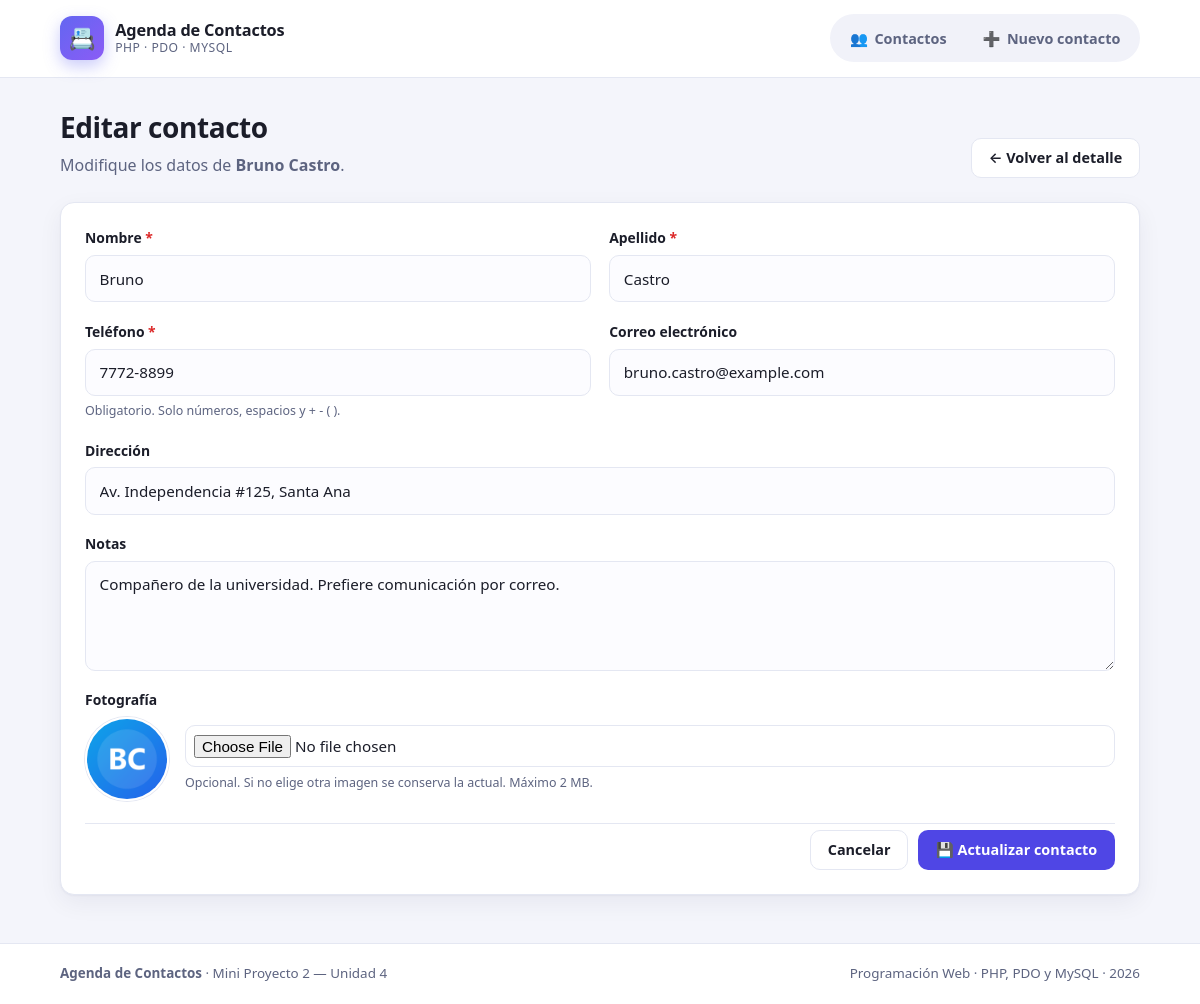
The page /editar.php?id=2 on the database its author committed.
### tables this page shows
CREATE TABLE contactos (
    id             INT UNSIGNED NOT NULL AUTO_INCREMENT,
    nombre         VARCHAR(100)  NOT NULL,
    apellido       VARCHAR(100)  NOT NULL,
    telefono       VARCHAR(30)   NOT NULL,
    foto           VARCHAR(255)  NOT NULL,
    email          VARCHAR(150)  DEFAULT NULL,
    direccion      VARCHAR(255)  DEFAULT NULL,
    notas          TEXT          DEFAULT NULL,
    creado_en      TIMESTAMP     NOT NULL DEFAULT CURRENT_TIMESTAMP,
    actualizado_en TIMESTAMP     NOT NULL DEFAULT CURRENT_TIMESTAMP
                                 ON UPDATE CURRENT_TIMESTAMP,
    PRIMARY KEY (id),
    KEY idx_nombre_apellido (nombre, apellido),
    KEY idx_telefono (telefono),
    KEY idx_email (email)
);

### includes/funciones.php (called while the page is built, shortened)
<?php
function e(mixed $valor): string
{
    return htmlspecialchars((string) $valor, ENT_QUOTES | ENT_SUBSTITUTE, 'UTF-8');
}
function viejo(string $campo, string $porDefecto = ''): string
{
    return (string) ($_SESSION['form_old'][$campo] ?? $porDefecto);
}
function obtener_contacto(PDO $pdo, int $id): ?array
{
    $stmt = $pdo->prepare(
        'SELECT id, nombre, apellido, telefono, email, direccion, notas, foto, creado_en
           FROM contactos
          WHERE id = :id
          LIMIT 1'
    );
    $stmt->execute([':id' => $id]);
    $contacto = $stmt->fetch();
    return $contacto ?: null;
}
function leer_id(mixed $valor): int
{
    return filter_var($valor, FILTER_VALIDATE_INT, ['options' => ['min_range' => 1]]) ?: 0;
}

### editar.php (the view, shortened to what this page needs)
<?php
require_once __DIR__ . '/config/db.php';
require_once __DIR__ . '/includes/funciones.php';
$id = leer_id($_GET['id'] ?? null);
$contacto = obtener_contacto($pdo, $id);
$errores = errores_formulario();
$valor = static fn (string $campo): string => viejo($campo, (string) ($contacto[$campo] ?? ''));
require __DIR__ . '/includes/header.php';
?>
<div class="encabezado-pagina">
    <div>
        <h1>Editar contacto</h1>
        <p>Modifique los datos de <strong><?= e($contacto['nombre'] . ' ' . $contacto['apellido']) ?></strong>.</p>
    </div>
    <a class="boton boton--secundario" href="ver.php?id=<?= (int) $contacto['id'] ?>">← Volver al detalle</a>
</div>
<div class="tarjeta">
    <form class="formulario" action="actualizar.php" method="post" enctype="multipart/form-data" novalidate>
        <div class="formulario__rejilla">
            <div class="campo">
                <label for="nombre">Nombre <span class="obligatorio">*</span></label>
                <input type="text" id="nombre" name="nombre" value="<?= e($valor('nombre')) ?>"
                       maxlength="100" required autocomplete="given-name"
                       <?= isset($errores['nombre']) ? 'aria-invalid="true"' : '' ?>>
            </div>
            <div class="campo">
                <label for="apellido">Apellido <span class="obligatorio">*</span></label>
                <input type="text" id="apellido" name="apellido" value="<?= e($valor('apellido')) ?>"
                       maxlength="100" required autocomplete="family-name"
                       <?= isset($errores['apellido']) ? 'aria-invalid="true"' : '' ?>>
            </div>
            <div class="campo">
                <label for="telefono">Teléfono <span class="obligatorio">*</span></label>
                <input type="tel" id="telefono" name="telefono" value="<?= e($valor('telefono')) ?>"
                       maxlength="30" required autocomplete="tel"
                       pattern="[0-9+\-()\s]{7,30}"
                       title="Entre 7 y 30 caracteres: números, espacios y los signos + - ( )"
                       <?= isset($errores['telefono']) ? 'aria-invalid="true"' : '' ?>>
                <p class="campo__ayuda">Obligatorio. Solo números, espacios y + - ( ).</p>
            </div>
            <div class="campo">
                <label for="email">Correo electrónico</label>
                <input type="email" id="email" name="email" value="<?= e($valor('email')) ?>"
                       maxlength="150" autocomplete="email"
                       <?= isset($errores['email']) ? 'aria-invalid="true"' : '' ?>>
            </div>
            <div class="campo campo--ancho">
                <label for="direccion">Dirección</label>
                <input type="text" id="direccion" name="direccion" value="<?= e($valor('direccion')) ?>"
                       maxlength="255" autocomplete="street-address">
            </div>
            <div class="campo campo--ancho">
                <label for="notas">Notas</label>
                <textarea id="notas" name="notas" maxlength="2000"><?= e($valor('notas')) ?></textarea>
            </div>
            <div class="campo campo--ancho">
                <label for="foto">Fotografía</label>
                <div class="vista-foto">
                    <img src="<?= e(URL_ARCHIVOS . $contacto['foto']) ?>"
                         alt="Fotografía actual de <?= e($contacto['nombre']) ?>" width="84" height="84">
                    <div class="campo">
                        <input type="file" id="foto" name="foto"
                               accept="image/jpeg,image/png,image/webp,image/gif"
                               <?= isset($errores['foto']) ? 'aria-invalid="true"' : '' ?>>
                        <p class="campo__ayuda">Opcional. Si no elige otra imagen se conserva la actual. Máximo 2 MB.</p>
                    </div>
                </div>
            </div>
        </div>
        <div class="formulario__acciones">
            <a class="boton boton--secundario" href="ver.php?id=<?= (int) $contacto['id'] ?>">Cancelar</a>
            <button class="boton" type="submit">💾 Actualizar contacto</button>
        </div>
    </form>
</div>
<?php require __DIR__ . '/includes/footer.php'; ?>

### css/styles.css (style rules this page uses)
:root { --primario: #4f46e5; --primario-oscuro: #4338ca; --primario-suave: #eef2ff; --texto: #1b1d29; --texto-suave: #5d6480; --fondo: #f4f5fb; --superficie: #ffffff; --borde: #e4e7f2; --exito: #047857; --exito-suave: #ecfdf5; --error: #b91c1c; --error-suave: #fef2f2; --info: #1d4ed8; --info-suave: #eff6ff; --radio: 14px; --radio-sm: 10px; --sombra: 0 1px 2px rgba(23, 25, 64, .04), 0 8px 24px rgba(23, 25, 64, .06); --sombra-alta: 0 16px 40px rgba(23, 25, 64, .12); --transicion: 160ms ease; }
*, *::before, *::after { box-sizing: border-box; }
html { -webkit-text-size-adjust: 100%; }
body { margin: 0; min-height: 100vh; display: flex; flex-direction: column; font-family: "Segoe UI", system-ui, -apple-system, "Helvetica Neue", Arial, sans-serif; font-size: 16px; line-height: 1.6; color: var(--texto); background: var(--fondo); }
img { max-width: 100%; display: block; }
h1, h2, h3 { line-height: 1.25; margin: 0 0 .5rem; letter-spacing: -.015em; }
p { margin: 0 0 .75rem; }
a { color: var(--primario); text-decoration: none; }
.encabezado-pagina { display: flex; align-items: flex-end; justify-content: space-between; gap: 1rem; flex-wrap: wrap; margin-bottom: 1.5rem; }
.encabezado-pagina h1 { font-size: 1.75rem; }
.encabezado-pagina p { color: var(--texto-suave); margin: 0; }
.boton { display: inline-flex; align-items: center; justify-content: center; gap: .45rem; padding: .6rem 1.05rem; border: 1px solid transparent; border-radius: var(--radio-sm); background: var(--primario); color: #fff; font: inherit; font-size: .9rem; font-weight: 600; cursor: pointer; text-decoration: none; transition: var(--transicion); line-height: 1.3; }
.boton--secundario { background: var(--superficie); color: var(--texto); border-color: var(--borde); }
.tarjeta { background: var(--superficie); border: 1px solid var(--borde); border-radius: var(--radio); box-shadow: var(--sombra); padding: 1.5rem; }
.formulario { display: grid; gap: 1.15rem; }
.formulario__rejilla { display: grid; grid-template-columns: repeat(2, minmax(0, 1fr)); gap: 1.15rem; }
.campo { display: flex; flex-direction: column; gap: .35rem; }
.campo--ancho { grid-column: 1 / -1; }
.campo label { font-size: .87rem; font-weight: 600; color: var(--texto); }
.campo label .obligatorio { color: #dc2626; }
.campo input[type="text"], .campo input[type="tel"], .campo input[type="email"], .campo input[type="file"], .campo textarea { width: 100%; padding: .65rem .85rem; border: 1px solid var(--borde); border-radius: var(--radio-sm); background: #fcfcff; font: inherit; font-size: .95rem; color: var(--texto); transition: var(--transicion); }
.campo textarea { min-height: 110px; resize: vertical; }
.campo input[type="file"] { padding: .5rem; background: #fff; }
.campo__ayuda { font-size: .78rem; color: var(--texto-suave); margin: 0; }
.formulario__acciones { display: flex; gap: .6rem; justify-content: flex-end; flex-wrap: wrap; padding-top: .4rem; border-top: 1px solid var(--borde); margin-top: .2rem; }
.vista-foto { display: flex; align-items: center; gap: 1rem; flex-wrap: wrap; }
.vista-foto img { width: 84px; height: 84px; border-radius: 50%; object-fit: cover; border: 2px solid #fff; box-shadow: 0 0 0 1px var(--borde); }
.vista-foto .campo { flex: 1 1 220px; }

### rows shown on the page
contactos: nombre+apellido "Bruno Castro", nombre "Bruno", apellido "Castro", telefono "7772-8899", email "bruno.castro@example.com", direccion "Av. Independencia #125, Santa Ana", notas "Compañero de la universidad. Prefiere comunicación por correo.", foto (picture)

### other values the page prints
$opcion['icono'] "👥"
$opcion['texto'] "Contactos"
$opcion['icono'] "➕"
$opcion['texto'] "Nuevo contacto"
